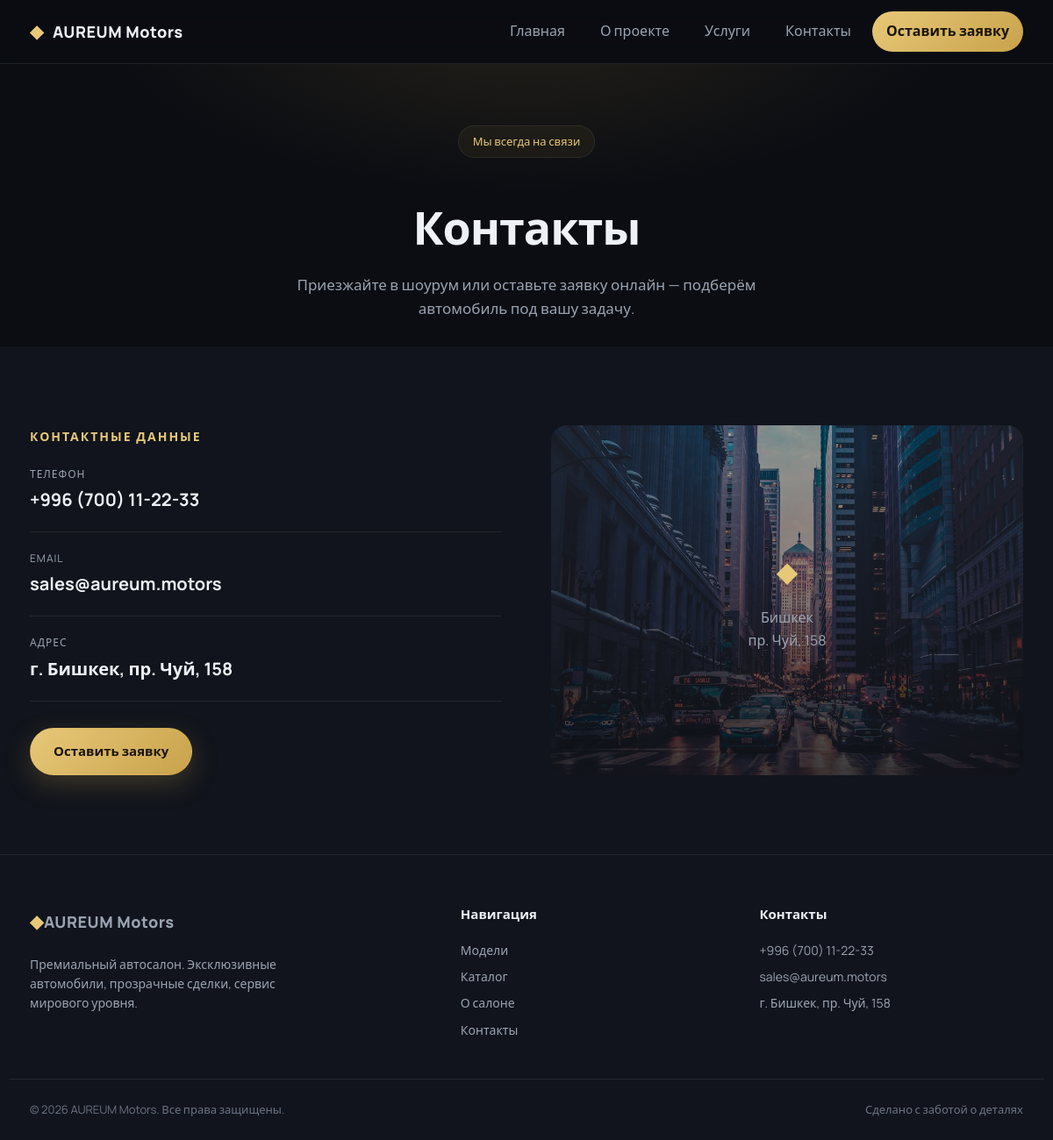
/contacts/, run on the app's committed database.
### config/models.py (models this page shows, shortened)
class CompanyInfo(models.Model):
	company_name = models.CharField('Название компании', max_length=150)
	description = models.TextField('Описание')
	logo = models.ImageField('Логотип', upload_to='company/', blank=True, null=True)
	phone = models.CharField('Номер телефона', max_length=30)
	email = models.EmailField('Email')
	address = models.CharField('Адрес', max_length=250)
	instagram_url = models.URLField('Ссылка на Instagram', blank=True)
	telegram_url = models.URLField('Ссылка на Telegram', blank=True)
	vk_url = models.URLField('Ссылка на VK', blank=True)
	class Meta:
		verbose_name = 'Информация о компании'
		verbose_name_plural = 'Информация о компании'

### pages/views.py (the view)
# urls.py: path('contacts/', views.contacts, name='contacts'),
def contacts(request):
	return render(request, 'pages/contacts.html', site_context())

### pages/views.py (called while the page is built)
def site_context():
	return {
		'company': CompanyInfo.objects.first(),
	}

### templates/pages/contacts.html (shortened to what this page needs)
{% extends 'base.html' %}
{% block content %}
<section class="pagehead"><div class="container"><span class="badge">Мы всегда на связи</span><h1 class="pagehead__title">Контакты</h1><p class="pagehead__sub">Приезжайте в шоурум или оставьте заявку онлайн — подберём автомобиль под вашу задачу.</p></div></section>
<section class="section section--alt"><div class="container contact-layout"><div class="contact-info"><span class="section__label">Контактные данные</span>{% if company %}<a class="contact-item" href="tel:{{ company.phone }}"><small>Телефон</small><strong>{{ company.phone }}</strong></a><a class="contact-item" href="mailto:{{ company.email }}"><small>Email</small><strong>{{ company.email }}</strong></a><div class="contact-item"><small>Адрес</small><strong>{{ company.address }}</strong></div>{% endif %}<a href="{% url 'pages:services' %}#order" class="btn btn--primary">Оставить заявку</a></div><div class="contact-map"><span class="contact-map__pin">◆</span><span>Бишкек<br>пр. Чуй, 158</span></div></div></section>
{% endblock %}

### templates/header.html (shortened to what this page needs)
<header class="header" id="top">
    <div class="container header__inner">
        <a href="{% url 'pages:home' %}" class="logo">
            <span class="logo__mark">◆</span>
            <span class="logo__text">{% if company %}{{ company.company_name }}{% else %}AUREUM<span>MOTORS</span>{% endif %}</span>
        </a>
        <nav class="nav" id="nav" aria-label="Основная навигация">
            <a href="{% url 'pages:home' %}" class="nav__link">Главная</a>
            <a href="{% url 'pages:about' %}" class="nav__link">О проекте</a>
            <a href="{% url 'pages:services' %}" class="nav__link">Услуги</a>
            <a href="{% url 'pages:contacts' %}" class="nav__link">Контакты</a>
            <a href="{% url 'pages:services' %}#order" class="nav__link nav__link--btn">Оставить заявку</a>
        </nav>
    </div>
</header>

### templates/footer.html
<footer class="footer">
    <div class="container footer__inner">
        <div class="footer__col"><a href="{% url 'pages:home' %}" class="logo"><span class="logo__mark">◆</span><span class="logo__text">{% if company %}{{ company.company_name }}{% else %}AUREUM<span>MOTORS</span>{% endif %}</span></a><p class="footer__desc">Премиальный автосалон. Эксклюзивные автомобили, прозрачные сделки, сервис мирового уровня.</p></div>
        <div class="footer__col"><h4 class="footer__title">Навигация</h4><a href="{% url 'pages:home' %}#models">Модели</a><a href="{% url 'pages:services' %}">Каталог</a><a href="{% url 'pages:about' %}">О салоне</a><a href="{% url 'pages:contacts' %}">Контакты</a></div>
        <div class="footer__col"><h4 class="footer__title">Контакты</h4>{% if company %}<a href="tel:{{ company.phone }}">{{ company.phone }}</a><a href="mailto:{{ company.email }}">{{ company.email }}</a><p>{{ company.address }}</p>{% endif %}</div>
    </div>
    <div class="container footer__bottom"><span>© {% now "Y" %} {% if company %}{{ company.company_name }}{% else %}AUREUM Motors{% endif %}. Все права защищены.</span><span>Сделано с заботой о деталях</span></div>
</footer>

### static/css/site.css (style rules this page uses)
:root { --bg:#0b0d12; --bg-2:#11141c; --bg-3:#161a24; --line:rgba(255,255,255,.08); --text:#eef1f6; --muted:#9aa3b2; --gold:#c9a24b; --gold-2:#e7c878; --radius:18px; --shadow:0 20px 60px rgba(0,0,0,.45); --maxw:1180px; }
* { margin:0;padding:0;box-sizing:border-box }
html { scroll-behavior:smooth }
body { font-family:'Manrope',system-ui,sans-serif;background:var(--bg);color:var(--text);line-height:1.6;-webkit-font-smoothing:antialiased;overflow-x:hidden }
a { color:inherit;text-decoration:none }
.container { max-width:var(--maxw);margin:0 auto;padding:0 24px }
.btn { display:inline-flex;align-items:center;justify-content:center;gap:8px;padding:14px 26px;border-radius:999px;font-weight:600;font-size:15px;cursor:pointer;border:1px solid transparent;transition:.25s;white-space:nowrap }
.btn--primary { background:linear-gradient(135deg,var(--gold-2),var(--gold));color:#1a1407;box-shadow:0 10px 30px rgba(201,162,75,.25) }
.header { position:sticky;top:0;z-index:50;background:rgba(11,13,18,.72);backdrop-filter:blur(14px);border-bottom:1px solid var(--line) }
.header__inner { display:flex;align-items:center;justify-content:space-between;height:72px }
.logo { display:flex;align-items:center;gap:10px;font-weight:800;letter-spacing:.5px }
.logo__mark { color:var(--gold-2);font-size:20px }
.logo__text { font-size:18px }
.nav { display:flex;align-items:center;gap:8px }
.nav__link { padding:10px 16px;color:var(--muted);font-weight:500;border-radius:999px;transition:.2s }
.nav__link--btn { background:linear-gradient(135deg,var(--gold-2),var(--gold));color:#1a1407;font-weight:600 }
.badge { display:inline-block;padding:7px 16px;border:1px solid var(--line);border-radius:999px;font-size:13px;color:var(--gold-2);background:rgba(201,162,75,.06);margin-bottom:22px }
.section { padding:90px 0 }
.section--alt { background:var(--bg-2) }
.section__label { color:var(--gold-2);font-weight:600;font-size:14px;text-transform:uppercase;letter-spacing:2px }
.pagehead { padding:70px 0 30px;text-align:center;position:relative }
.pagehead::before { content:'';position:absolute;inset:0;background:radial-gradient(700px 300px at 50% -20%,rgba(201,162,75,.14),transparent 70%);pointer-events:none }
.pagehead__title { font-size:clamp(32px,5vw,52px);font-weight:800;letter-spacing:-1px;margin:16px 0 10px }
.pagehead__sub { color:var(--muted);font-size:17px;max-width:560px;margin:0 auto }
.contact-layout { display:grid;grid-template-columns:1fr 1fr;gap:56px;align-items:stretch }
.contact-item { display:flex;flex-direction:column;gap:4px;padding:20px 0;border-bottom:1px solid var(--line) }
.contact-item small { color:var(--muted);font-size:12px;text-transform:uppercase;letter-spacing:1px }
.contact-item strong { font-size:20px }
.contact-info .btn { margin-top:30px }
.contact-map { min-height:330px;border-radius:var(--radius);display:flex;flex-direction:column;align-items:center;justify-content:center;text-align:center;gap:15px;color:var(--muted);background:linear-gradient(rgba(11,13,18,.25),rgba(11,13,18,.8)),url('https://images.unsplash.com/photo-1519501025264-65ba15a82390?auto=format&fit=crop&w=900&q=80') center/cover }
.contact-map__pin { color:var(--gold-2);font-size:32px }
.footer { background:var(--bg-2);border-top:1px solid var(--line);padding:56px 0 24px }
.footer__inner { display:grid;grid-template-columns:1.5fr 1fr 1fr;gap:40px;margin-bottom:40px }
.footer__desc { color:var(--muted);font-size:14px;margin-top:14px;max-width:320px }
.footer__title { font-size:15px;margin-bottom:14px }
.footer__col a,.footer__col p { display:block;color:var(--muted);font-size:14px;padding:4px 0;transition:.2s }
.footer__bottom { display:flex;justify-content:space-between;padding-top:24px;border-top:1px solid var(--line);color:#6b7384;font-size:13px;flex-wrap:wrap;gap:8px }
.contact-map { background-image:linear-gradient(rgba(11,13,18,.25),rgba(11,13,18,.8)),url('/static/images/contact.jpg') }

### data on the page
CompanyInfo: company_name "AUREUM Motors", phone "+996 (700) 11-22-33", email "sales@aureum.motors", address "г. Бишкек, пр. Чуй, 158"
